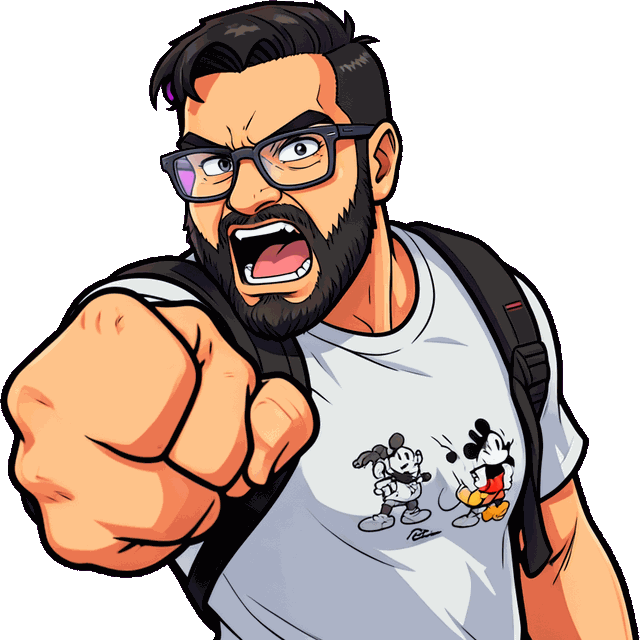
#> input picture assets/cutin/diego.png, 640 x 640 px, given in place of diego.png_special.png, which was not available
$ python -i cutin.py   (imports and definitions only)
#> lines starting #> are read from the running program, lines starting #| are printed output that depends on the picture
#!/usr/bin/env python3
"""Draw the Marvel-vs-Capcom style cut-in portrait shown when a fighter fires a hyper (A+B at MAX).

  COMFY_CLIENT_DIR=<folder holding comfy_client.py> python tools/cutin.py <id> [--seed 4] [--look "..."]
  python tools/cutin.py <id> --key                     only re-key an existing art-src/cutin/<id>.png

Base image: the fighter's own `special` pose (art-src/poses/<id>_special.png, on magenta), so
the model keeps the character, style and clothes; the photo in art-src/<id>/photo.jpg is the
identity reference. Writes art-src/cutin/<id>.png (raw, magenta) and assets/cutin/<id>.png
(keyed, trimmed, 256 colours). Run sprites.py atlas afterwards so sprites.json's version changes.
"""
import argparse
import os
import sys
from pathlib import Path

import cv2
import numpy as np
from PIL import Image

sys.path.insert(0, str(Path(__file__).resolve().parent))
import sprites  # noqa: E402

ROOT = Path(__file__).resolve().parent.parent
RAW = ROOT / "art-src" / "cutin"
OUT = ROOT / "assets" / "cutin"
SIZE = 896                      # square canvas handed to the model
MAX_OUT = 640                   # longest side of the keyed PNG shipped with the game

PROMPT = ("Redraw this exact same character as a dramatic close-up for a fighting game super move cut-in: "
          "chest up, filling the whole frame, body turned three-quarters toward the viewer, "
          "shouting with the mouth wide open, one fist punched straight at the camera in strong foreshortening, "
          "intense eyes. Same face, hair, glasses, beard, clothes and colours as the character. "
          "Same bold thick black outlines, smooth cel-shaded semi-realistic comic illustration with high detail, "
          "vivid colours, NOT low-resolution pixel art. {look} "
          "Flat solid magenta background, nothing else behind the character, no text, no effects.")


def base_canvas(fid):
    """The special pose, cropped to its upper two thirds and enlarged onto a square magenta canvas."""
#> called with fid = '../assets/cutin/diego.png'
    src = np.array(Image.open(ROOT / "art-src" / "poses" / f"{fid}_special.png").convert("RGB"))
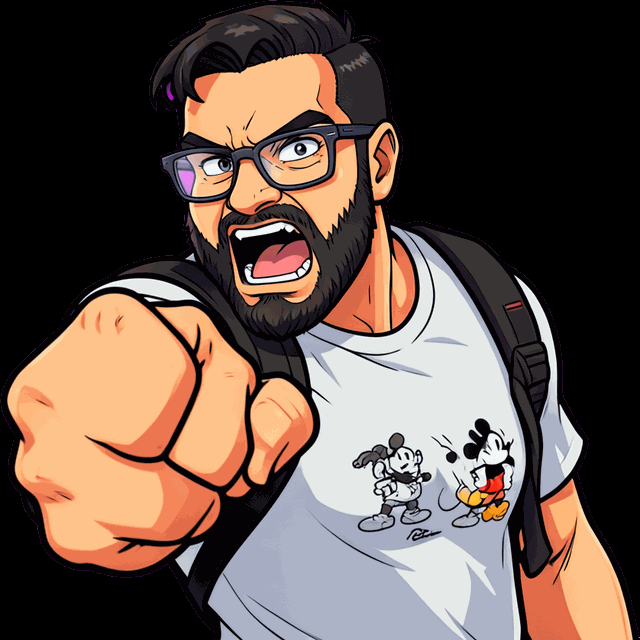
#> src: shape (640, 640, 3); mean R, G, B 99.5, 82.5, 73.8
#> (the run stopped early here; a loop or call above may not have finished)

$ run again, on assets/diego.png
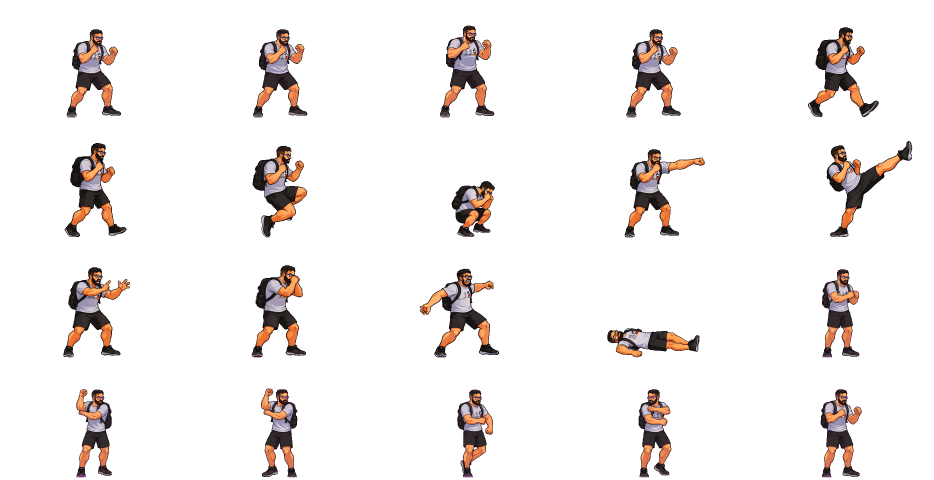
#> input picture assets/diego.png, 2800 x 1440 px, given in place of diego.png_special.png, which was not available (shown at 1/3 size)
#> in base_canvas, `src = np.array(Image.open(ROOT / "art-src" / "poses" / f"{fid}_special..`:
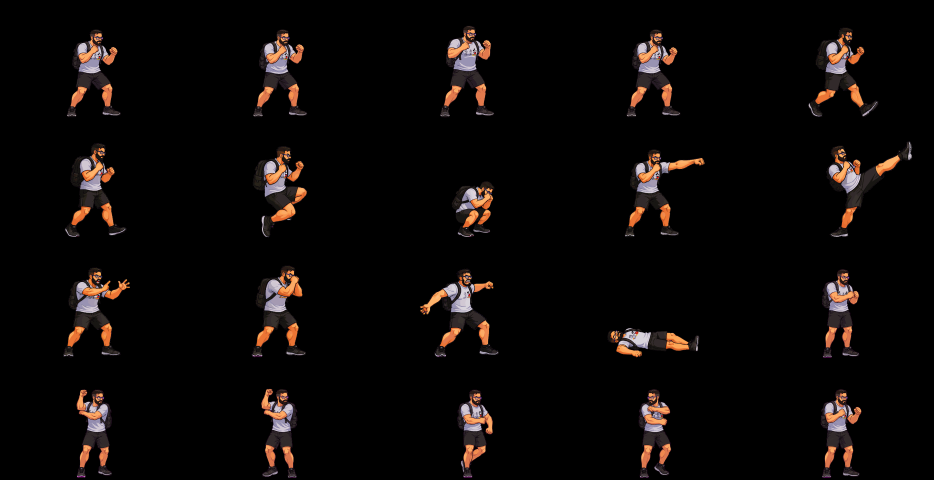
#> src: shape (1440, 2800, 3) (shown at 1/3 size); mean R, G, B 12, 8.5, 7.3
